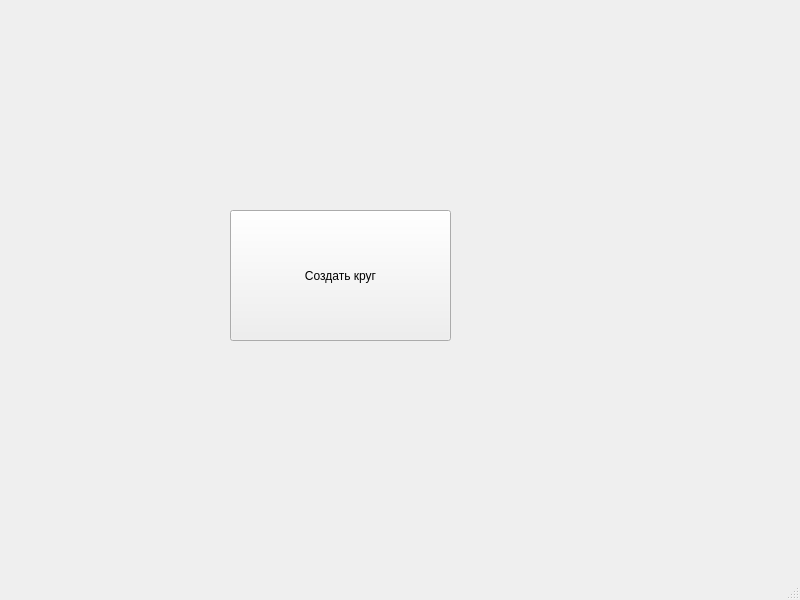
<?xml version="1.0" encoding="UTF-8"?>
<ui version="4.0">
 <class>MainWindow</class>
 <widget class="QMainWindow" name="MainWindow">
  <property name="geometry">
   <rect>
    <x>0</x>
    <y>0</y>
    <width>800</width>
    <height>600</height>
   </rect>
  </property>
  <property name="windowTitle">
   <string>MainWindow</string>
  </property>
  <widget class="QWidget" name="centralwidget">
   <widget class="QPushButton" name="pushButton">
    <property name="geometry">
     <rect>
      <x>230</x>
      <y>210</y>
      <width>221</width>
      <height>131</height>
     </rect>
    </property>
    <property name="text">
     <string>Создать круг</string>
    </property>
   </widget>
  </widget>
  <widget class="QMenuBar" name="menubar">
   <property name="geometry">
    <rect>
     <x>0</x>
     <y>0</y>
     <width>800</width>
     <height>21</height>
    </rect>
   </property>
  </widget>
  <widget class="QStatusBar" name="statusbar"/>
 </widget>
 <resources/>
 <connections/>
</ui>
